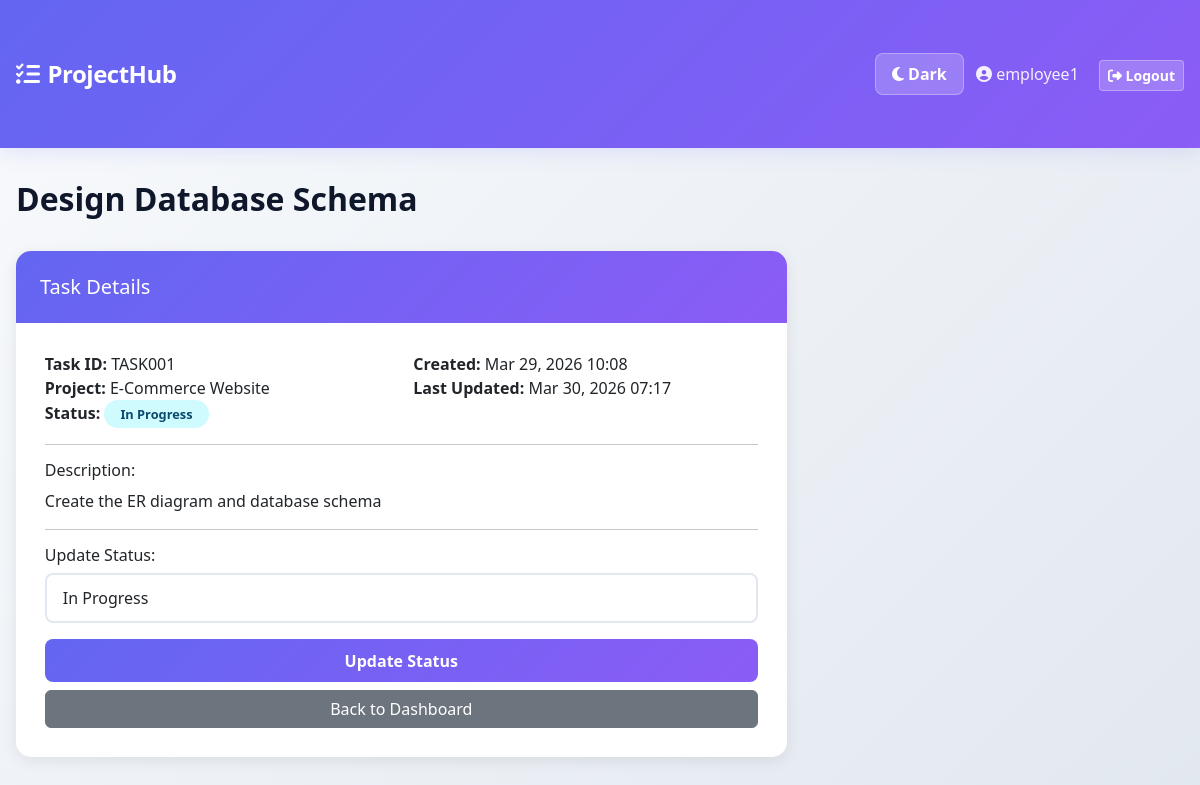
The page /employee/task/1/ (signed in) on the database its author committed.
### planner_app/models.py (models this page shows, shortened)
class Planner(models.Model):
    username = models.CharField(max_length=10, unique=True)
    password_hash = models.CharField(max_length=128)
    type = models.CharField(max_length=10)  # 'admin' or 'employee'
    dark_mode = models.BooleanField(default=False)  # Dark mode toggle
    class Meta:
        abstract = True

class Employee(Planner):
    employee_id = models.CharField(max_length=10, unique=True)

class Task(models.Model):
    STATUS_CHOICES = [
        ('pending', 'Pending'),
        ('in_progress', 'In Progress'),
        ('completed', 'Completed'),
    ]
    PRIORITY_CHOICES = [
        ('low', 'Low'),
        ('medium', 'Medium'),
        ('high', 'High'),
    ]
    task_id = models.CharField(max_length=10, unique=True)
    task_title = models.CharField(max_length=100)
    task_description = models.CharField(max_length=200)
    project = models.ForeignKey(Project, on_delete=models.CASCADE, related_name="tasks")
    assigned_to = models.ForeignKey(Employee, on_delete=models.SET_NULL, null=True, blank=True, related_name="tasks")
    status = models.CharField(max_length=20, choices=STATUS_CHOICES, default='pending')
    priority = models.CharField(max_length=10, choices=PRIORITY_CHOICES, default='medium')  # New priority field
    created_at = models.DateTimeField(auto_now_add=True)
    updated_at = models.DateTimeField(auto_now=True)

class Project(models.Model):
    project_id = models.CharField(max_length=10, unique=True)
    project_title = models.CharField(max_length=100)
    created_by = models.ForeignKey(Admin, on_delete=models.CASCADE, related_name="projects")
    created_at = models.DateTimeField(auto_now_add=True)

### planner_app/views.py (the view, shortened to what this page needs)
# urls.py: path('employee/task/<int:task_id>/', views.task_details, name='task_details'),
def task_details(request, task_id):
    if request.session.get('user_type') != 'employee':
        return redirect('home')
    employee = Employee.objects.get(id=request.session.get('user_id'))
    task = get_object_or_404(Task, id=task_id)
    if task.assigned_to.id != employee.id:
        return redirect('employee_dashboard')
    context = {
        'task': task,
        'project': task.project,
    }
    return render(request, 'task_details.html', context)

### planner_app/templates/task_details.html (shortened to what this page needs)
{% extends 'base.html' %}
{% block content %}
<div class="row mb-4">
    <div class="col-md-12">
        <h2>{{ task.task_title }}</h2>
    </div>
</div>
<div class="row">
    <div class="col-md-8">
        <div class="card">
            <div class="card-header">
                <h5 class="mb-0">Task Details</h5>
            </div>
            <div class="card-body">
                <div class="row mb-3">
                    <div class="col-md-6">
                        <strong>Task ID:</strong> {{ task.task_id }}<br>
                        <strong>Project:</strong> {{ task.project.project_title }}<br>
                        <strong>Status:</strong>
                        {% if task.status == 'pending' %}
                            <span class="badge badge-pending">Pending</span>
                        {% elif task.status == 'in_progress' %}
                            <span class="badge badge-in-progress">In Progress</span>
                        {% else %}
                            <span class="badge badge-completed">Completed</span>
                        {% endif %}<br>
                    </div>
                    <div class="col-md-6">
                        <strong>Created:</strong> {{ task.created_at|date:"M d, Y H:i" }}<br>
                        <strong>Last Updated:</strong> {{ task.updated_at|date:"M d, Y H:i" }}<br>
                    </div>
                </div>
                <hr>
                <h6>Description:</h6>
                <p>{{ task.task_description }}</p>
                <hr>
                <h6>Update Status:</h6>
                <form method="POST" action="{% url 'update_task_status' task.id %}">
                    <div class="mb-3">
                        <select name="status" class="form-control" required>
                            <option value="in_progress" {% if task.status == 'in_progress' %}selected{% endif %}>In Progress</option>
                        </select>
                    </div>
                    <div class="d-grid gap-2">
                        <button type="submit" class="btn btn-primary">Update Status</button>
                        <a href="{% url 'employee_dashboard' %}" class="btn btn-secondary">Back to Dashboard</a>
                    </div>
                </form>
            </div>
        </div>
    </div>
</div>
{% endblock %}

### planner_app/templates/base.html (shortened to what this page needs)
<!DOCTYPE html>
<html lang="en">
<head>
    <link href="https://cdn.jsdelivr.net/npm/bootstrap@5.3.0/dist/css/bootstrap.min.css" rel="stylesheet">
    <link href="https://cdnjs.cloudflare.com/ajax/libs/font-awesome/6.4.0/css/all.min.css" rel="stylesheet">
</head>
<body>
    <nav class="navbar navbar-dark">
        <div class="container-fluid">
            <a class="navbar-brand" href="/">
                <i class="fas fa-tasks"></i>ProjectHub
            </a>
            <div>
                <button class="dark-mode-toggle me-2" id="darkModeToggle">
                    <i class="fas fa-moon"></i> <span id="darkModeText">Dark</span>
                </button>
                <span class="navbar-text me-3">
                    <i class="fas fa-user-circle"></i> {{ request.session.username }}
                </span>
                <a href="{% url 'logout' %}" class="btn btn-light btn-sm">
                    <i class="fas fa-sign-out-alt"></i> Logout
                </a>
            </div>
        </div>
    </nav>
    <div class="container-fluid">
        {% block content %}{% endblock %}
    </div>
</body>
</html>

### planner_app/templates/base.html (style rules this page uses)
:root { --primary-color: #6366f1; --secondary-color: #8b5cf6; --success-color: #10b981; --warning-color: #f59e0b; --danger-color: #ef4444; --dark-bg: #0f172a; --light-bg: #f8fafc; }
* { margin: 0; padding: 0; box-sizing: border-box; }
body { background: linear-gradient(135deg, #f8fafc 0%, #e2e8f0 100%); min-height: 100vh; font-family: 'Segoe UI', Tahoma, Geneva, Verdana, sans-serif; color: #1e293b; }
.navbar { background: linear-gradient(135deg, var(--primary-color) 0%, var(--secondary-color) 100%); box-shadow: 0 4px 20px rgba(99, 102, 241, 0.15); padding: 1.2rem 0; border-bottom: none; }
.navbar-brand { font-weight: 700; font-size: 1.5em; color: white !important; letter-spacing: -0.5px; }
.navbar-brand i { margin-right: 0.5rem; }
.navbar-text { color: rgba(255, 255, 255, 0.9) !important; font-weight: 500; }
.btn-light { background: rgba(255, 255, 255, 0.2) !important; border: 1px solid rgba(255, 255, 255, 0.3) !important; color: white !important; font-weight: 600; transition: all 0.3s ease; }
.card { border: none; border-radius: 15px; box-shadow: 0 4px 15px rgba(0, 0, 0, 0.08); transition: all 0.3s ease; overflow: hidden; }
.card-header { background: linear-gradient(135deg, var(--primary-color) 0%, var(--secondary-color) 100%); color: white; border: none; padding: 1.5rem; font-weight: 600; }
.card-body { padding: 1.8rem; }
.btn-primary { background: linear-gradient(135deg, var(--primary-color) 0%, var(--secondary-color) 100%); border: none; font-weight: 600; padding: 0.6rem 1.5rem; border-radius: 8px; transition: all 0.3s ease; }
.badge { padding: 0.5rem 1rem; font-weight: 600; border-radius: 20px; font-size: 0.8rem; }
.badge-in-progress { background: #cffafe; color: #0c4a6e; }
.form-control, .form-select { border: 2px solid #e2e8f0; border-radius: 8px; padding: 0.7rem 1rem; font-weight: 500; transition: all 0.3s ease; }
h1, h2 { color: #0f172a; font-weight: 700; margin-bottom: 0.5rem; }
.container-fluid { padding: 2rem 1rem; }
.dark-mode-toggle { background: rgba(255, 255, 255, 0.2); border: 1px solid rgba(255, 255, 255, 0.3); color: white !important; font-weight: 600; border-radius: 8px; padding: 0.5rem 1rem; transition: all 0.3s ease; cursor: pointer; }

### rows shown on the page
Employee: session.username "employee1"
Task: task_title "Design Database Schema", task_id "TASK001", project.project_title "E-Commerce Website", created_at "Mar 29, 2026 10:08", updated_at "Mar 30, 2026 07:17", task_description "Create the ER diagram and database schema", status "In Progress"
